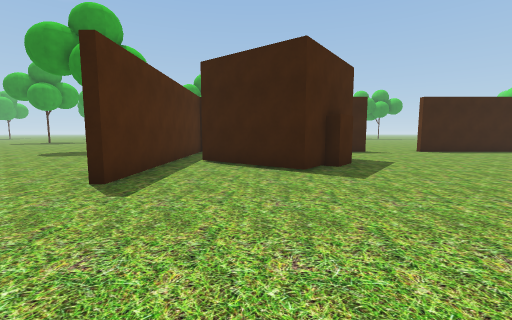
[1] (above)

12 first-person views from a walk through a scene from a Unity 3-D project. The camera is 1.5 m above the floor, tilts 6° down and sees 90° across. The floor is counted in squares, 2 m on a side. Each view is taken from the middle of a square. On the plan, view 1 faces up. The plan holds only what a view shows up to about 9 squares ahead; the rest is blank. The place goes on beyond the plan.

[2]
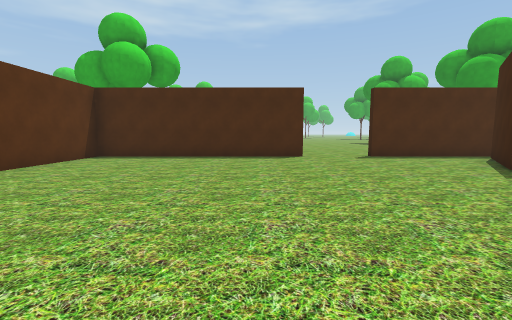

[3]
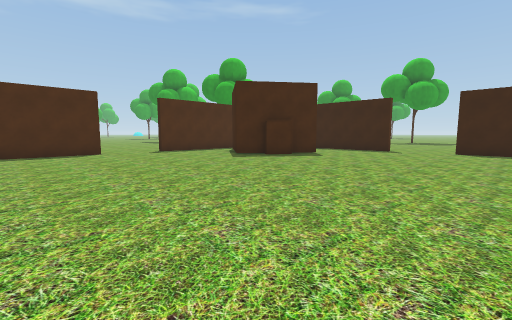

[4]
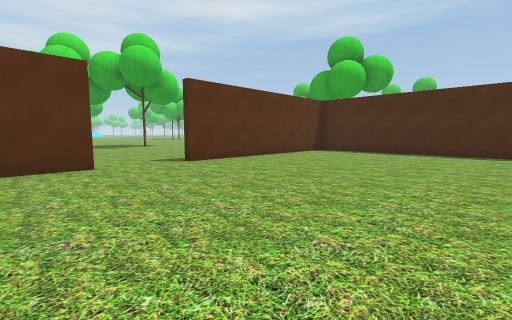

[5]
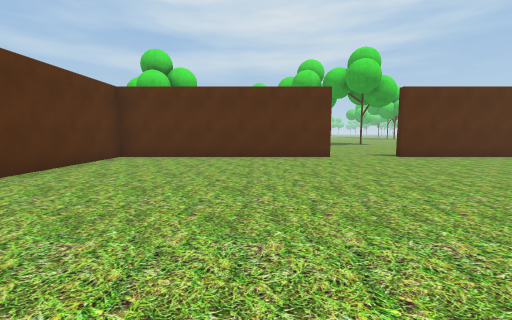

[6]
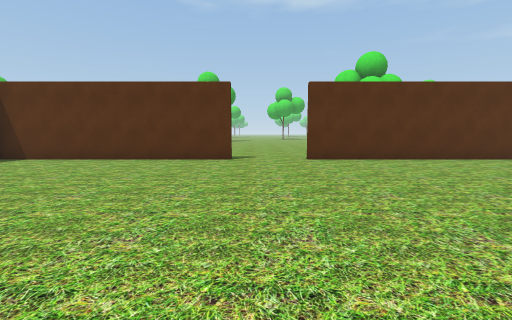

[7]
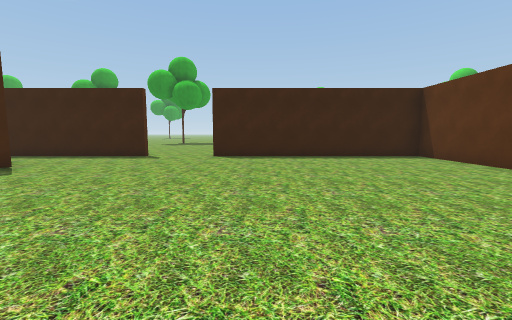

[8]
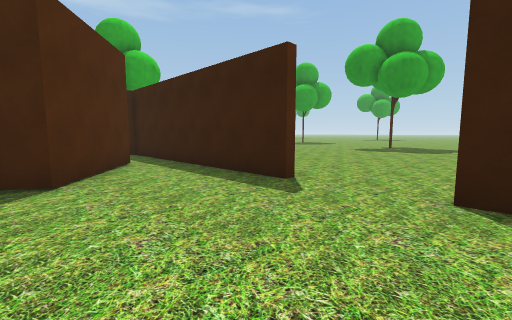

[9]
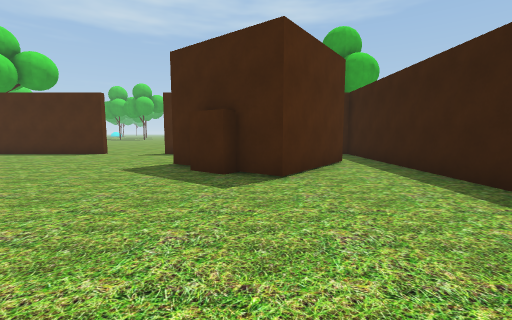

[10]
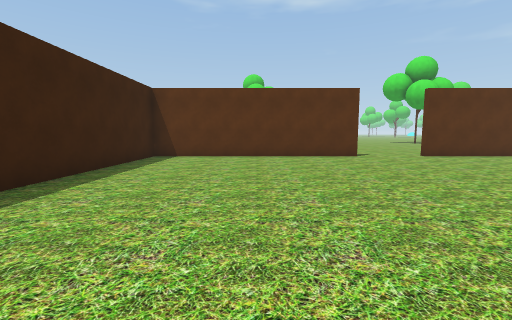

[11]
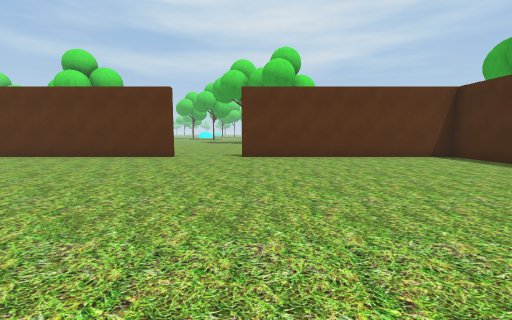

[12]
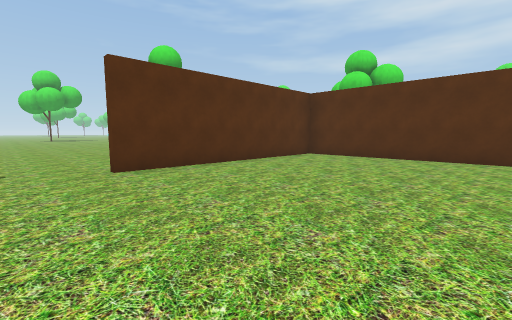

### Floor plan
Points are (right, up) in squares from view 1. A wall is a line through its corners. A room is listed if a view was taken in it or the views show most of it. See-through windows are left out.
Room 1 (views 1, 2, 3, 4, 5, 6, 7, 8, 9, 10, 11, 12)
walls: (6.6, -5.1) (13.3, -5.1) (13.3, 1.6); (13.3, 3.6) (13.3, 10.3) (6.5, 10.3); (-2.2, 1.6) (-2.2, -5.1) (4.5, -5.1); (4.5, 10.3) (-2.2, 10.3) (-2.2, 3.6); (0.4, 9.3) (2.8, 7.4) (1, 5) (-1.4, 6.9)
ways out: opening at (-2, 2.5); opening at (5.5, -5); opening at (5.5, 10); opening at (13, 2.5)
objects: block (2, 6)

Positions as (right, up) in squares from view 1, and headings:
1: (0, 0), facing up
2: (6, 0), facing left
3: (8, -1), facing up-left
4: (8, 1), facing down-left
5: (9, 3), facing down
6: (6, 3), facing right
7: (8, 2), facing up
8: (7, 7), facing up-left
9: (7, 7), facing left
10: (5, 7), facing right
11: (4, 3), facing down
12: (8, 3), facing down-right
